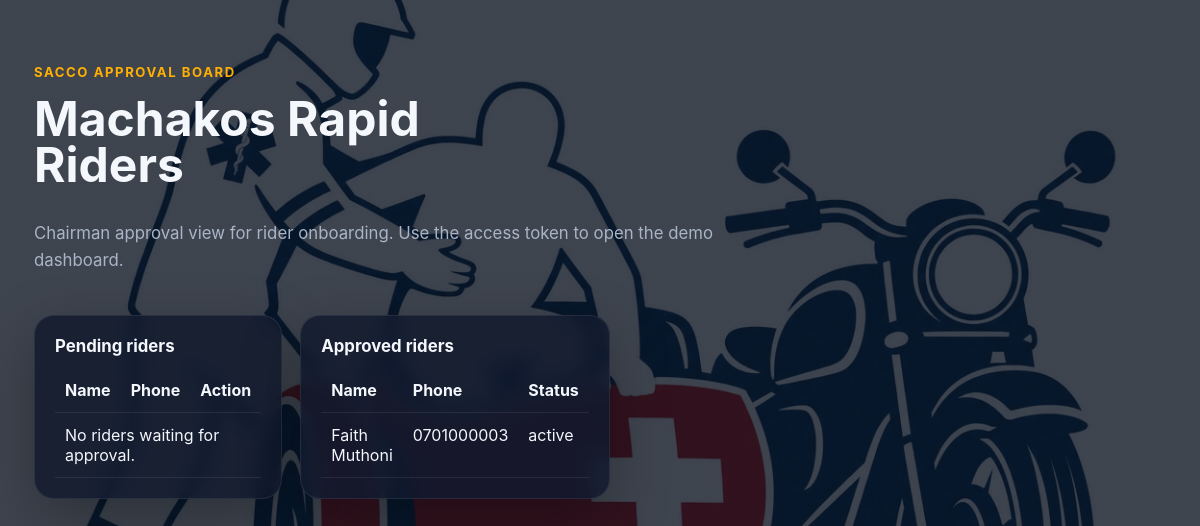
/saccos/machakos-rapid-riders/dashboard/?token=nzMKMUSFiLL7pWj2171MvuEGpEScly0M, run on the app's committed database.
### dispatch/models.py (models this page shows, shortened)
class Sacco(models.Model):
    name = models.CharField(max_length=160, unique=True)
    slug = models.SlugField(max_length=180, unique=True, blank=True)
    chairman_name = models.CharField(max_length=120)
    chairman_phone = models.CharField(max_length=32, blank=True)
    access_token = models.CharField(max_length=64, unique=True, blank=True)
    is_active = models.BooleanField(default=True)
    created_at = models.DateTimeField(auto_now_add=True)
    class Meta:
        ordering = ["name"]

class RiderProfile(models.Model):
    class DispatchStatus(models.TextChoices):
        ACTIVE = "active", "Active"
        INACTIVE = "inactive", "Inactive"
    class SaccoApprovalStatus(models.TextChoices):
        PENDING = "pending", "Pending"
        APPROVED = "approved", "Approved"
        REJECTED = "rejected", "Rejected"
    national_id_validator = RegexValidator(regex=r"^\d{8}$", message="National ID number must be exactly 8 digits.")
    license_validator = RegexValidator(
        regex=r"^[A-Z0-9/-]{5,20}$",
        message="NTSA license number must be a valid alphanumeric code.",
    )
    user = models.OneToOneField(User, null=True, blank=True, on_delete=models.SET_NULL, related_name="rider_profile")
    full_name = models.CharField(max_length=120)
    phone_number = models.CharField(max_length=32, unique=True)
    national_id = models.CharField(max_length=8, unique=True, validators=[national_id_validator])
    ntsa_license_number = models.CharField(max_length=32, unique=True, validators=[license_validator])
    sacco = models.ForeignKey(Sacco, null=True, blank=True, on_delete=models.SET_NULL, related_name="riders")
    latitude = models.DecimalField(max_digits=9, decimal_places=6)
    longitude = models.DecimalField(max_digits=9, decimal_places=6)
    status = models.CharField(
        max_length=16,
        choices=DispatchStatus.choices,
        default=DispatchStatus.INACTIVE,
    )
    sacco_approval_status = models.CharField(
        max_length=16,
        choices=SaccoApprovalStatus.choices,
        default=SaccoApprovalStatus.PENDING,
    )
    is_phone_verified = models.BooleanField(default=False)
    is_verified = models.BooleanField(default=False)
    is_trained_first_aid = models.BooleanField(default=False)
    profile_photo = models.FileField(upload_to="rider-documents/photos/", blank=True)
    certificate_of_good_conduct = models.FileField(upload_to="rider-documents/good-conduct/", blank=True)
    sacco_membership_card = models.FileField(upload_to="rider-documents/sacco-cards/", blank=True)
    last_seen_at = models.DateTimeField(auto_now=True)
    created_at = models.DateTimeField(auto_now_add=True)
    updated_at = models.DateTimeField(auto_now=True)
    class Meta:
        ordering = ["-last_seen_at", "full_name"]
    @property
    def dispatch_status(self) -> str:
        return self.status

### dispatch/views.py (the view, shortened to what this page needs)
# urls.py: path("saccos/<slug:slug>/dashboard/", views.sacco_dashboard, name="sacco_dashboard"),
@require_http_methods(["GET", "POST"])
def sacco_dashboard(request, slug: str):
    sacco = get_object_or_404(Sacco, slug=slug)
    token = request.GET.get("token", "")
    if token != sacco.access_token:
        return HttpResponse("Invalid sacco dashboard token.", status=403)
    pending_riders = sacco.riders.filter(sacco_approval_status=Rider.SaccoApprovalStatus.PENDING)
    approved_riders = sacco.riders.filter(sacco_approval_status=Rider.SaccoApprovalStatus.APPROVED)
    return render(
        request,
        "dispatch/sacco_dashboard.html",
        {
            "sacco": sacco,
            "token": token,
            "pending_riders": pending_riders,
            "approved_riders": approved_riders,
        },
    )

### templates/dispatch/sacco_dashboard.html (shortened to what this page needs)
{% extends "dispatch/base.html" %}
{% block content %}
<section class="hero">
  <div class="eyebrow">Sacco approval board</div>
  <h1>{{ sacco.name }}</h1>
  <p class="subhead">Chairman approval view for rider onboarding. Use the access token to open the demo dashboard.</p>
</section>
<div class="grid">
  <div class="card col-6">
    <h2 class="panel-title">Pending riders</h2>
    <table>
      <thead>
        <tr>
          <th>Name</th>
          <th>Phone</th>
          <th>Action</th>
        </tr>
      </thead>
      <tbody>
        {% for rider in pending_riders %}
          <tr>
            <td>{{ rider.full_name }}</td>
            <td>{{ rider.phone_number }}</td>
            <td>
              <form method="post" style="display:inline;">
                {% csrf_token %}
                <input type="hidden" name="rider_id" value="{{ rider.id }}">
                <button name="action" value="approve" type="submit">Approve</button>
                <button name="action" value="reject" type="submit" class="button secondary">Reject</button>
              </form>
            </td>
          </tr>
        {% empty %}
          <tr><td colspan="3">No riders waiting for approval.</td></tr>
        {% endfor %}
      </tbody>
    </table>
  </div>
  <div class="card col-6">
    <h2 class="panel-title">Approved riders</h2>
    <table>
      <thead>
        <tr>
          <th>Name</th>
          <th>Phone</th>
          <th>Status</th>
        </tr>
      </thead>
      <tbody>
        {% for rider in approved_riders %}
          <tr>
            <td>{{ rider.full_name }}</td>
            <td>{{ rider.phone_number }}</td>
            <td>{{ rider.status }}</td>
          </tr>
        {% empty %}
          <tr><td colspan="3">No approved riders yet.</td></tr>
        {% endfor %}
      </tbody>
    </table>
  </div>
</div>
{% endblock %}

### data on the page
Sacco: name "Machakos Rapid Riders"
RiderProfile: full_name "Faith Muthoni", phone_number "0701000003", status "active"
